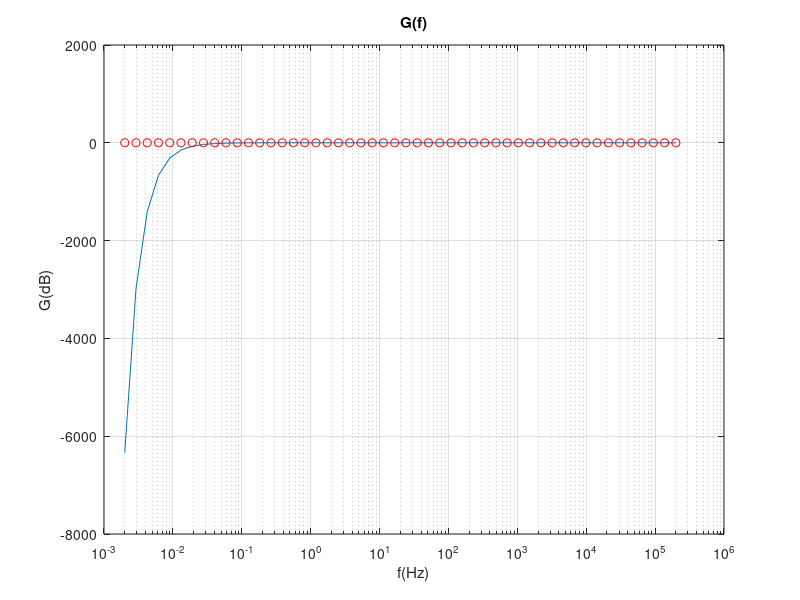
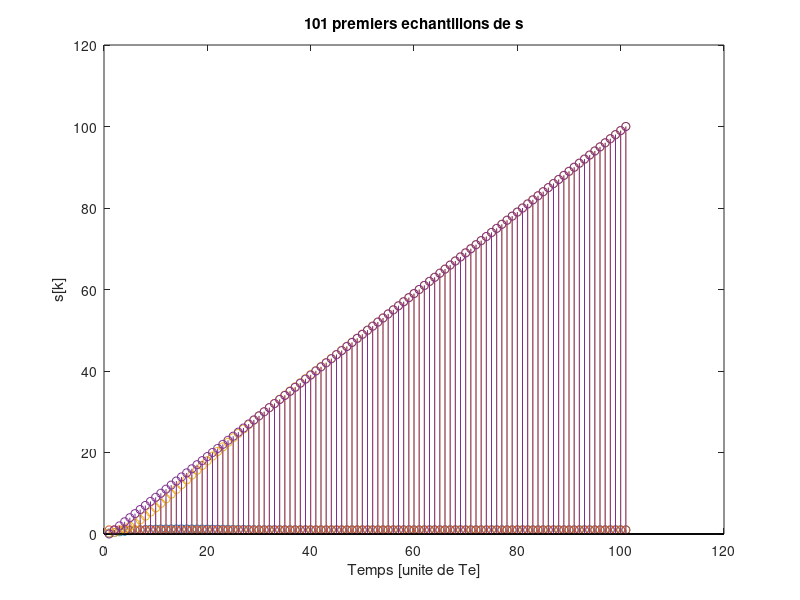

These charts were generated, in order, by the following MATLAB code:
clear all;
close all ;
clc ;

f=logspace(-4,4) * 20 ;
W = 2*pi*f;
p = j*W;
Gp = (1+p) ./ (p.*p);
semilogx(f,Gp);
% semilogx(f,20*log10(abs(Gp)));
% discret
fe = 100;
Te = 1/fe;
z =exp(p*Te);
%Gz = 10*Te^2./(z.^(-2) - (10*Te+2)*z.^(-1) + 10*Te+1);

Gz = Te.*(z.*(2+Te)+Te-2)./2.*(z-1).^2;
hold on ; %superposer les courbes
semilogx(f,Gz,'or');
% semilogx(f,20*log10(abs(Gz)),'or');
grid
xlabel('f(Hz)');
ylabel('G(dB)');
title('G(f)');

% ex5
K = 0:0.1:100;
Te= 0.1 ;
b = (K.*Te).*((2+Te)-4)
delta = (K.*Te.^2).*(K.*((2+Te).^2) - 16)
r1 = abs((-b + sqrt(delta))./(4))
r2 = abs((-b - sqrt(delta))./(4))
% Plot r1 and r2 against K
figure;  % Create a new figure
plot(K, r1, 'b-', 'DisplayName', 'r1');  % Plot r1 in blue
hold on;  % Hold the current plot
plot(K, r2, 'r-', 'DisplayName', 'r2');  % Plot r2 in red
hold off;  % Release the hold

% Add labels and title
xlabel('K');  % Label for the x-axis
ylabel('r1 and r2');  % Label for the y-axis
title('Plot of r1 and r2 against K');  % Title of the plot
legend show;  % Show legend
grid on;

%9
% nombre d'echantillons N = T / Te+1 = 10/0.1+1 = 101

N =101
% a la periode -Te toutes les sorties sont nulles
Te = 0.1;
K = 2;
s = zeros(1,N);
e = ones (1,N);

%initialisation
s(1) = 0.2;
%s(2) = (1/2) *(((K*Te)*(2+Te)*e(1)) - (((K*Te)*(2+Te)-4)*s(1)));
s(2) = 0.39
for k=3:N
    s(k) = (1/2)*(((K*Te)*(2+Te)*e(k-1)) + ((K*Te)*(Te-2)*e(k-2)) - (((K*Te)*(2+Te)-4)*s(k-1)) - (((K*Te)*(Te-2)+2)*s(k-2)));
end

%affichage
stem(s)
hold on
stem(e)
xlabel("Temps [unite de Te]")
ylabel("s[k]")
title("101 premiers echantillons de s")

%11
% nombre d'echantillons N = T / Te+1 = 10/0.1+1 = 101

N =101
% a la periode -Te toutes les sorties sont nulles
Te = 0.1;
K = 2;
s = zeros(1,N);
e = 0:N-1;

%initialisation
s(1) = 0.2;
%s(2) = (1/2) *(((K*Te)*(2+Te)*e(1)) - (((K*Te)*(2+Te)-4)*s(1)));
s(2) = 0.39
for k=3:N
    s(k) = (1/2)*(((K*Te)*(2+Te)*e(k-1)) + ((K*Te)*(Te-2)*e(k-2)) - (((K*Te)*(2+Te)-4)*s(k-1)) - (((K*Te)*(Te-2)+2)*s(k-2)));
end

%affichage
stem(s)
hold on
stem(e)
xlabel("Temps [unite de Te]")
ylabel("s[k]")
title("101 premiers echantillons de s")